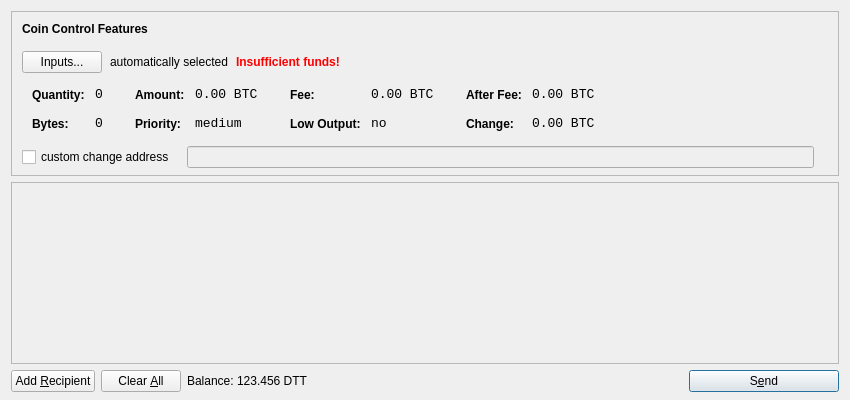
<?xml version="1.0" encoding="UTF-8"?>
<ui version="4.0">
 <class>SendCoinsDialog</class>
 <widget class="QDialog" name="SendCoinsDialog">
  <property name="geometry">
   <rect>
    <x>0</x>
    <y>0</y>
    <width>850</width>
    <height>400</height>
   </rect>
  </property>
  <property name="windowTitle">
   <string>Send Coins</string>
  </property>
  <layout class="QVBoxLayout" name="verticalLayout" stretch="0,1,0">
   <property name="bottomMargin">
    <number>8</number>
   </property>
   <item>
    <widget class="QFrame" name="frameCoinControl">
     <property name="sizePolicy">
      <sizepolicy hsizetype="Expanding" vsizetype="Expanding">
       <horstretch>0</horstretch>
       <verstretch>0</verstretch>
      </sizepolicy>
     </property>
     <property name="maximumSize">
      <size>
       <width>16777215</width>
       <height>16777215</height>
      </size>
     </property>
     <property name="frameShape">
      <enum>QFrame::StyledPanel</enum>
     </property>
     <property name="frameShadow">
      <enum>QFrame::Sunken</enum>
     </property>
     <layout class="QVBoxLayout" name="verticalLayoutCoinControl2">
      <property name="spacing">
       <number>-1</number>
      </property>
      <property name="leftMargin">
       <number>0</number>
      </property>
      <property name="topMargin">
       <number>0</number>
      </property>
      <property name="rightMargin">
       <number>0</number>
      </property>
      <property name="bottomMargin">
       <number>6</number>
      </property>
      <item>
       <layout class="QVBoxLayout" name="verticalLayoutCoinControl" stretch="0,0,0,0,1">
        <property name="spacing">
         <number>0</number>
        </property>
        <property name="leftMargin">
         <number>10</number>
        </property>
        <property name="topMargin">
         <number>10</number>
        </property>
        <item>
         <layout class="QHBoxLayout" name="horizontalLayoutCoinControl1">
          <property name="bottomMargin">
           <number>15</number>
          </property>
          <item>
           <widget class="QLabel" name="labelCoinControlFeatures">
            <property name="sizePolicy">
             <sizepolicy hsizetype="Preferred" vsizetype="Maximum">
              <horstretch>0</horstretch>
              <verstretch>0</verstretch>
             </sizepolicy>
            </property>
            <property name="font">
             <font>
              <weight>75</weight>
              <bold>true</bold>
             </font>
            </property>
            <property name="styleSheet">
             <string notr="true">font-weight:bold;</string>
            </property>
            <property name="text">
             <string>Coin Control Features</string>
            </property>
           </widget>
          </item>
         </layout>
        </item>
        <item>
         <layout class="QHBoxLayout" name="horizontalLayoutCoinControl2" stretch="0,0,0,0">
          <property name="spacing">
           <number>8</number>
          </property>
          <property name="bottomMargin">
           <number>10</number>
          </property>
          <item>
           <widget class="QPushButton" name="pushButtonCoinControl">
            <property name="styleSheet">
             <string notr="true"/>
            </property>
            <property name="text">
             <string>Inputs...</string>
            </property>
           </widget>
          </item>
          <item>
           <widget class="QLabel" name="labelCoinControlAutomaticallySelected">
            <property name="text">
             <string>automatically selected</string>
            </property>
            <property name="margin">
             <number>5</number>
            </property>
           </widget>
          </item>
          <item>
           <widget class="QLabel" name="labelCoinControlInsuffFunds">
            <property name="font">
             <font>
              <weight>75</weight>
              <bold>true</bold>
             </font>
            </property>
            <property name="styleSheet">
             <string notr="true">color:red;font-weight:bold;</string>
            </property>
            <property name="text">
             <string>Insufficient funds!</string>
            </property>
            <property name="margin">
             <number>5</number>
            </property>
           </widget>
          </item>
          <item>
           <spacer name="horizontalSpacerCoinControl">
            <property name="orientation">
             <enum>Qt::Horizontal</enum>
            </property>
            <property name="sizeHint" stdset="0">
             <size>
              <width>40</width>
              <height>1</height>
             </size>
            </property>
           </spacer>
          </item>
         </layout>
        </item>
        <item>
         <widget class="QWidget" name="widgetCoinControl" native="true">
          <property name="sizePolicy">
           <sizepolicy hsizetype="Preferred" vsizetype="Preferred">
            <horstretch>0</horstretch>
            <verstretch>0</verstretch>
           </sizepolicy>
          </property>
          <property name="minimumSize">
           <size>
            <width>0</width>
            <height>0</height>
           </size>
          </property>
          <property name="styleSheet">
           <string notr="true"/>
          </property>
          <layout class="QHBoxLayout" name="horizontalLayoutCoinControl5">
           <property name="margin">
            <number>0</number>
           </property>
           <item>
            <layout class="QHBoxLayout" name="horizontalLayoutCoinControl3" stretch="0,0,0,1">
             <property name="spacing">
              <number>20</number>
             </property>
             <property name="topMargin">
              <number>0</number>
             </property>
             <property name="bottomMargin">
              <number>10</number>
             </property>
             <item>
              <layout class="QFormLayout" name="formLayoutCoinControl1">
               <property name="horizontalSpacing">
                <number>10</number>
               </property>
               <property name="verticalSpacing">
                <number>14</number>
               </property>
               <property name="leftMargin">
                <number>10</number>
               </property>
               <property name="topMargin">
                <number>4</number>
               </property>
               <property name="rightMargin">
                <number>6</number>
               </property>
               <item row="0" column="0">
                <widget class="QLabel" name="labelCoinControlQuantityText">
                 <property name="styleSheet">
                  <string notr="true">font-weight:bold;</string>
                 </property>
                 <property name="text">
                  <string>Quantity:</string>
                 </property>
                 <property name="margin">
                  <number>0</number>
                 </property>
                </widget>
               </item>
               <item row="0" column="1">
                <widget class="QLabel" name="labelCoinControlQuantity">
                 <property name="font">
                  <font>
                   <family>Monospace</family>
                   <pointsize>10</pointsize>
                  </font>
                 </property>
                 <property name="cursor">
                  <cursorShape>IBeamCursor</cursorShape>
                 </property>
                 <property name="contextMenuPolicy">
                  <enum>Qt::ActionsContextMenu</enum>
                 </property>
                 <property name="text">
                  <string notr="true">0</string>
                 </property>
                 <property name="margin">
                  <number>0</number>
                 </property>
                 <property name="textInteractionFlags">
                  <set>Qt::LinksAccessibleByMouse|Qt::TextSelectableByKeyboard|Qt::TextSelectableByMouse</set>
                 </property>
                </widget>
               </item>
               <item row="1" column="0">
                <widget class="QLabel" name="labelCoinControlBytesText">
                 <property name="styleSheet">
                  <string notr="true">font-weight:bold;</string>
                 </property>
                 <property name="text">
                  <string>Bytes:</string>
                 </property>
                </widget>
               </item>
               <item row="1" column="1">
                <widget class="QLabel" name="labelCoinControlBytes">
                 <property name="font">
                  <font>
                   <family>Monospace</family>
                   <pointsize>10</pointsize>
                  </font>
                 </property>
                 <property name="cursor">
                  <cursorShape>IBeamCursor</cursorShape>
                 </property>
                 <property name="contextMenuPolicy">
                  <enum>Qt::ActionsContextMenu</enum>
                 </property>
                 <property name="text">
                  <string notr="true">0</string>
                 </property>
                 <property name="textInteractionFlags">
                  <set>Qt::LinksAccessibleByMouse|Qt::TextSelectableByKeyboard|Qt::TextSelectableByMouse</set>
                 </property>
                </widget>
               </item>
              </layout>
             </item>
             <item>
              <layout class="QFormLayout" name="formLayoutCoinControl2">
               <property name="horizontalSpacing">
                <number>10</number>
               </property>
               <property name="verticalSpacing">
                <number>14</number>
               </property>
               <property name="leftMargin">
                <number>6</number>
               </property>
               <property name="topMargin">
                <number>4</number>
               </property>
               <property name="rightMargin">
                <number>6</number>
               </property>
               <item row="0" column="0">
                <widget class="QLabel" name="labelCoinControlAmountText">
                 <property name="styleSheet">
                  <string notr="true">font-weight:bold;</string>
                 </property>
                 <property name="text">
                  <string>Amount:</string>
                 </property>
                 <property name="margin">
                  <number>0</number>
                 </property>
                </widget>
               </item>
               <item row="0" column="1">
                <widget class="QLabel" name="labelCoinControlAmount">
                 <property name="font">
                  <font>
                   <family>Monospace</family>
                   <pointsize>10</pointsize>
                  </font>
                 </property>
                 <property name="cursor">
                  <cursorShape>IBeamCursor</cursorShape>
                 </property>
                 <property name="contextMenuPolicy">
                  <enum>Qt::ActionsContextMenu</enum>
                 </property>
                 <property name="text">
                  <string notr="true">0.00 BTC</string>
                 </property>
                 <property name="textInteractionFlags">
                  <set>Qt::LinksAccessibleByMouse|Qt::TextSelectableByKeyboard|Qt::TextSelectableByMouse</set>
                 </property>
                </widget>
               </item>
               <item row="1" column="0">
                <widget class="QLabel" name="labelCoinControlPriorityText">
                 <property name="styleSheet">
                  <string notr="true">font-weight:bold;</string>
                 </property>
                 <property name="text">
                  <string>Priority:</string>
                 </property>
                </widget>
               </item>
               <item row="1" column="1">
                <widget class="QLabel" name="labelCoinControlPriority">
                 <property name="font">
                  <font>
                   <family>Monospace</family>
                   <pointsize>10</pointsize>
                  </font>
                 </property>
                 <property name="cursor">
                  <cursorShape>IBeamCursor</cursorShape>
                 </property>
                 <property name="contextMenuPolicy">
                  <enum>Qt::ActionsContextMenu</enum>
                 </property>
                 <property name="text">
                  <string>medium</string>
                 </property>
                 <property name="textInteractionFlags">
                  <set>Qt::LinksAccessibleByMouse|Qt::TextSelectableByKeyboard|Qt::TextSelectableByMouse</set>
                 </property>
                </widget>
               </item>
              </layout>
             </item>
             <item>
              <layout class="QFormLayout" name="formLayoutCoinControl3">
               <property name="horizontalSpacing">
                <number>10</number>
               </property>
               <property name="verticalSpacing">
                <number>14</number>
               </property>
               <property name="leftMargin">
                <number>6</number>
               </property>
               <property name="topMargin">
                <number>4</number>
               </property>
               <property name="rightMargin">
                <number>6</number>
               </property>
               <item row="0" column="0">
                <widget class="QLabel" name="labelCoinControlFeeText">
                 <property name="styleSheet">
                  <string notr="true">font-weight:bold;</string>
                 </property>
                 <property name="text">
                  <string>Fee:</string>
                 </property>
                 <property name="margin">
                  <number>0</number>
                 </property>
                </widget>
               </item>
               <item row="0" column="1">
                <widget class="QLabel" name="labelCoinControlFee">
                 <property name="font">
                  <font>
                   <family>Monospace</family>
                   <pointsize>10</pointsize>
                  </font>
                 </property>
                 <property name="cursor">
                  <cursorShape>IBeamCursor</cursorShape>
                 </property>
                 <property name="contextMenuPolicy">
                  <enum>Qt::ActionsContextMenu</enum>
                 </property>
                 <property name="text">
                  <string notr="true">0.00 BTC</string>
                 </property>
                 <property name="textInteractionFlags">
                  <set>Qt::LinksAccessibleByMouse|Qt::TextSelectableByKeyboard|Qt::TextSelectableByMouse</set>
                 </property>
                </widget>
               </item>
               <item row="1" column="0">
                <widget class="QLabel" name="labelCoinControlLowOutputText">
                 <property name="styleSheet">
                  <string notr="true">font-weight:bold;</string>
                 </property>
                 <property name="text">
                  <string>Low Output:</string>
                 </property>
                </widget>
               </item>
               <item row="1" column="1">
                <widget class="QLabel" name="labelCoinControlLowOutput">
                 <property name="font">
                  <font>
                   <family>Monospace</family>
                   <pointsize>10</pointsize>
                  </font>
                 </property>
                 <property name="cursor">
                  <cursorShape>IBeamCursor</cursorShape>
                 </property>
                 <property name="contextMenuPolicy">
                  <enum>Qt::ActionsContextMenu</enum>
                 </property>
                 <property name="text">
                  <string>no</string>
                 </property>
                 <property name="textInteractionFlags">
                  <set>Qt::LinksAccessibleByMouse|Qt::TextSelectableByKeyboard|Qt::TextSelectableByMouse</set>
                 </property>
                </widget>
               </item>
              </layout>
             </item>
             <item>
              <layout class="QFormLayout" name="formLayoutCoinControl4">
               <property name="horizontalSpacing">
                <number>10</number>
               </property>
               <property name="verticalSpacing">
                <number>14</number>
               </property>
               <property name="leftMargin">
                <number>6</number>
               </property>
               <property name="topMargin">
                <number>4</number>
               </property>
               <property name="rightMargin">
                <number>6</number>
               </property>
               <item row="0" column="0">
                <widget class="QLabel" name="labelCoinControlAfterFeeText">
                 <property name="styleSheet">
                  <string notr="true">font-weight:bold;</string>
                 </property>
                 <property name="text">
                  <string>After Fee:</string>
                 </property>
                 <property name="margin">
                  <number>0</number>
                 </property>
                </widget>
               </item>
               <item row="0" column="1">
                <widget class="QLabel" name="labelCoinControlAfterFee">
                 <property name="font">
                  <font>
                   <family>Monospace</family>
                   <pointsize>10</pointsize>
                  </font>
                 </property>
                 <property name="cursor">
                  <cursorShape>IBeamCursor</cursorShape>
                 </property>
                 <property name="contextMenuPolicy">
                  <enum>Qt::ActionsContextMenu</enum>
                 </property>
                 <property name="text">
                  <string notr="true">0.00 BTC</string>
                 </property>
                 <property name="textInteractionFlags">
                  <set>Qt::LinksAccessibleByMouse|Qt::TextSelectableByKeyboard|Qt::TextSelectableByMouse</set>
                 </property>
                </widget>
               </item>
               <item row="1" column="0">
                <widget class="QLabel" name="labelCoinControlChangeText">
                 <property name="styleSheet">
                  <string notr="true">font-weight:bold;</string>
                 </property>
                 <property name="text">
                  <string>Change:</string>
                 </property>
                </widget>
               </item>
               <item row="1" column="1">
                <widget class="QLabel" name="labelCoinControlChange">
                 <property name="font">
                  <font>
                   <family>Monospace</family>
                   <pointsize>10</pointsize>
                  </font>
                 </property>
                 <property name="cursor">
                  <cursorShape>IBeamCursor</cursorShape>
                 </property>
                 <property name="contextMenuPolicy">
                  <enum>Qt::ActionsContextMenu</enum>
                 </property>
                 <property name="text">
                  <string notr="true">0.00 BTC</string>
                 </property>
                 <property name="textInteractionFlags">
                  <set>Qt::LinksAccessibleByMouse|Qt::TextSelectableByKeyboard|Qt::TextSelectableByMouse</set>
                 </property>
                </widget>
               </item>
              </layout>
             </item>
            </layout>
           </item>
          </layout>
         </widget>
        </item>
        <item>
         <layout class="QHBoxLayout" name="horizontalLayoutCoinControl4" stretch="0,0,0">
          <property name="spacing">
           <number>12</number>
          </property>
          <property name="sizeConstraint">
           <enum>QLayout::SetDefaultConstraint</enum>
          </property>
          <property name="topMargin">
           <number>5</number>
          </property>
          <property name="rightMargin">
           <number>5</number>
          </property>
          <item>
           <widget class="QCheckBox" name="checkBoxCoinControlChange">
            <property name="text">
             <string>custom change address</string>
            </property>
           </widget>
          </item>
          <item>
           <widget class="QLineEdit" name="lineEditCoinControlChange">
            <property name="enabled">
             <bool>false</bool>
            </property>
            <property name="sizePolicy">
             <sizepolicy hsizetype="Expanding" vsizetype="Fixed">
              <horstretch>0</horstretch>
              <verstretch>0</verstretch>
             </sizepolicy>
            </property>
           </widget>
          </item>
          <item>
           <widget class="QLabel" name="labelCoinControlChangeLabel">
            <property name="sizePolicy">
             <sizepolicy hsizetype="Preferred" vsizetype="Expanding">
              <horstretch>0</horstretch>
              <verstretch>0</verstretch>
             </sizepolicy>
            </property>
            <property name="minimumSize">
             <size>
              <width>0</width>
              <height>0</height>
             </size>
            </property>
            <property name="text">
             <string/>
            </property>
            <property name="margin">
             <number>3</number>
            </property>
           </widget>
          </item>
         </layout>
        </item>
        <item>
         <spacer name="verticalSpacerCoinControl">
          <property name="orientation">
           <enum>Qt::Vertical</enum>
          </property>
          <property name="sizeHint" stdset="0">
           <size>
            <width>800</width>
            <height>1</height>
           </size>
          </property>
         </spacer>
        </item>
       </layout>
      </item>
     </layout>
    </widget>
   </item>
   <item>
    <widget class="QScrollArea" name="scrollArea">
     <property name="widgetResizable">
      <bool>true</bool>
     </property>
     <widget class="QWidget" name="scrollAreaWidgetContents">
      <property name="geometry">
       <rect>
        <x>0</x>
        <y>0</y>
        <width>830</width>
        <height>165</height>
       </rect>
      </property>
      <layout class="QVBoxLayout" name="verticalLayout_2">
       <property name="margin">
        <number>0</number>
       </property>
       <item>
        <layout class="QVBoxLayout" name="entries">
         <property name="spacing">
          <number>6</number>
         </property>
        </layout>
       </item>
       <item>
        <spacer name="verticalSpacer">
         <property name="orientation">
          <enum>Qt::Vertical</enum>
         </property>
         <property name="sizeHint" stdset="0">
          <size>
           <width>20</width>
           <height>40</height>
          </size>
         </property>
        </spacer>
       </item>
      </layout>
     </widget>
    </widget>
   </item>
   <item>
    <layout class="QHBoxLayout" name="horizontalLayout">
     <item>
      <widget class="QPushButton" name="addButton">
       <property name="toolTip">
        <string>Send to multiple recipients at once</string>
       </property>
       <property name="text">
        <string>Add &amp;Recipient</string>
       </property>
       <property name="icon">
        <iconset resource="../bitcoin.qrc">
         <normaloff>:/icons/add</normaloff>:/icons/add</iconset>
       </property>
       <property name="autoDefault">
        <bool>false</bool>
       </property>
      </widget>
     </item>
     <item>
      <widget class="QPushButton" name="clearButton">
       <property name="sizePolicy">
        <sizepolicy hsizetype="Minimum" vsizetype="Fixed">
         <horstretch>0</horstretch>
         <verstretch>0</verstretch>
        </sizepolicy>
       </property>
       <property name="toolTip">
        <string>Remove all transaction fields</string>
       </property>
       <property name="text">
        <string>Clear &amp;All</string>
       </property>
       <property name="icon">
        <iconset resource="../bitcoin.qrc">
         <normaloff>:/icons/remove</normaloff>:/icons/remove</iconset>
       </property>
       <property name="autoRepeatDelay">
        <number>300</number>
       </property>
       <property name="autoDefault">
        <bool>false</bool>
       </property>
      </widget>
     </item>
     <item>
      <layout class="QHBoxLayout" name="horizontalLayout_2">
       <property name="spacing">
        <number>3</number>
       </property>
       <item>
        <widget class="QLabel" name="label">
         <property name="text">
          <string>Balance:</string>
         </property>
        </widget>
       </item>
       <item>
        <widget class="QLabel" name="labelBalance">
         <property name="cursor">
          <cursorShape>IBeamCursor</cursorShape>
         </property>
         <property name="text">
          <string>123.456 DTT</string>
         </property>
         <property name="textInteractionFlags">
          <set>Qt::LinksAccessibleByMouse|Qt::TextSelectableByKeyboard|Qt::TextSelectableByMouse</set>
         </property>
        </widget>
       </item>
      </layout>
     </item>
     <item>
      <spacer name="horizontalSpacer">
       <property name="orientation">
        <enum>Qt::Horizontal</enum>
       </property>
       <property name="sizeHint" stdset="0">
        <size>
         <width>40</width>
         <height>20</height>
        </size>
       </property>
      </spacer>
     </item>
     <item>
      <widget class="QPushButton" name="sendButton">
       <property name="minimumSize">
        <size>
         <width>150</width>
         <height>0</height>
        </size>
       </property>
       <property name="toolTip">
        <string>Confirm the send action</string>
       </property>
       <property name="text">
        <string>S&amp;end</string>
       </property>
       <property name="icon">
        <iconset resource="../bitcoin.qrc">
         <normaloff>:/icons/send</normaloff>:/icons/send</iconset>
       </property>
       <property name="default">
        <bool>true</bool>
       </property>
      </widget>
     </item>
    </layout>
   </item>
  </layout>
 </widget>
 <resources>
  <include location="../bitcoin.qrc"/>
 </resources>
 <connections/>
</ui>
